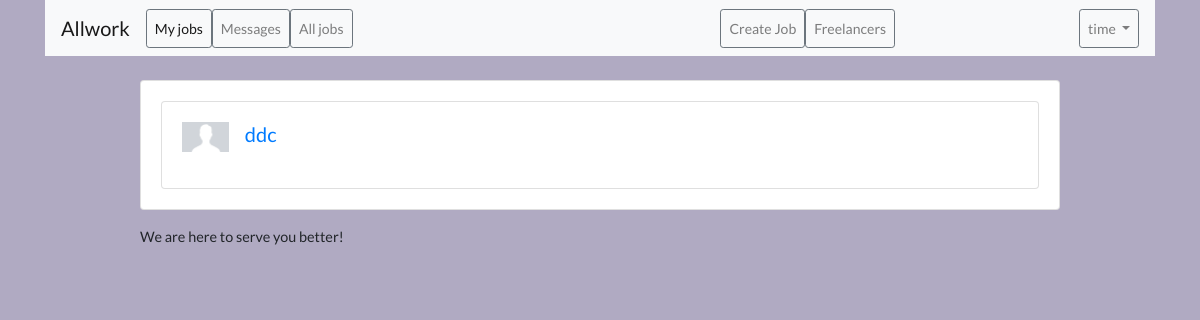
/freelancers/ (signed in), run on the app's committed database.
### user/models.py (models this page shows, shortened)
class User(AbstractBaseUser,PermissionsMixin):
    email=models.EmailField(unique=True)#邮箱，唯一属性
    username=models.CharField(max_length=100,unique=True)
    first_name=models.CharField(max_length=100,blank=True,null=True)
    last_name=models.CharField(max_length=100,blank=True,null=True)
    profile_photo = models.ImageField(upload_to='pic_folder',default='pic_folder/default.jpg')
    profile=models.TextField(null=True,blank=True)
    skills=TaggableManager(blank=True)
    is_owner= models.BooleanField('project_owner status',default=False)
    is_freelancer=models.BooleanField('freelancer status',default=False)
    date_created=models.DateTimeField(auto_now_add=True)
    date_modified=models.DateTimeField(auto_now=True)
    is_admin=models.BooleanField(default=False)
    is_superuser = models.BooleanField(default=False)
    is_staff=models.BooleanField(default=False)
    is_active = models.BooleanField(default=True)
    objects=UserManager()
    USERNAME_FIELD = 'username'  # 描述用户模型上用作唯一标识符的字段名称的字符串。
    REQUIRED_FIELDS = ['email', 'first_name', 'last_name']  # 通过createsuperuser管理命令创建用户时将提示的字段名称列表。
    class Meta:
        verbose_name="user"
        verbose_name_plural="users"

### user/views.py (the view)
# urls.py: path('',ListFreelancersView.as_view(),name='list_freelancer'),
class ListFreelancersView(ListView):
    model = User
    context_object_name = 'freelancers'
    template_name = 'users/freelancer_list.html'
    def get_queryset(self):
        return User.objects.filter(is_freelancer=True)

### user/templates/users/freelancer_list.html (shortened to what this page needs)
{% extends 'base.html' %}
{% load static %}
{% block styles %}
    <link rel="stylesheet" href="{% static 'css/profile.css' %}" />
{% endblock styles %}
{% block content %}
    <div class="card">
        <ul class="list-unstyled">
            {% for freelancer in freelancers %}
                <li class="media" style="margin: 20px">
                    <img class="mr-3" style="height: 30px" src="{{ MEDIA_URL }}{{ freelancer.profile_photo }}" alt="Generic placeholder image">
                    <div class="media-body">
                        <h5 class="mt-0 mb-1">
                            <a href="{% url 'user:user_profile' freelancer.username %}">{{ freelancer.username }}</a>
                        </h5>
                    </div>
                </li>
            {% endfor %}
        </ul>
    </div>
{% endblock %}

### templates/base.html (shortened to what this page needs)
{% load static %}
<!DOCTYPE html>
<html lang="en">
<head>
    <link rel="stylesheet" href="https://maxcdn.bootstrapcdn.com/bootstrap/4.0.0/css/bootstrap.min.css">
    <link rel="stylesheet" href="https://cdnjs.cloudflare.com/ajax/libs/font-awesome/4.7.0/css/font-awesome.min.css">
    <link rel="stylesheet" type="text/css" href="{% static 'css/fontello.css' %}" />
    <link rel="stylesheet" type="text/css" href="{% static 'css/app.css' %}" />
    {% if user.is_authenticated and user.is_owner %}
      <link rel="stylesheet" type="text/css" href="{% static 'css/owners.css' %}">
    {% else %}
      <link rel="stylesheet" type="text/css" href="{% static 'css/freelancers.css' %}">
    {% endif %}
    {% block styles %}
    {% endblock %}
</head>
<body>
    <div class="container">
        <nav class="navbar navbar-expand-lg navbar-light bg-light">
            <a class="navbar-brand" href="{% url 'home' %}" >Allwork</a>
            {% if user.is_authenticated %}
                <div class="collapse navbar-collapse" id="navbarNavDropdown">
                    <ul class="navbar-nav">
                        <li class="nav-item active">
                            <a class="nav-link btn btn-sm btn-outline-secondary float-right" href="{% url 'user:job_profile' user.username %}" >My jobs </a>
                        </li>
                        <li>
                            <a  href="{% url 'direct_messages:list_message' %}" class=" nav-link  btn btn-sm btn-outline-secondary float-right" type="button">Messages</a>
                        </li>
                        <li>
                            <a  href="{% url 'jobs:job_list' %}" class=" nav-link  btn btn-sm btn-outline-secondary float-right" type="button">All jobs</a>
                        </li>
                    </ul>
                </div>
            {% else %}
                <a href="{% url 'user:login' %}" class="btn btn-outline-success" role="button">Log in</a>
                <a href="{% url 'user:signup' %}" class="btn btn-outline-success" role="button">Sign up</a>
            {% endif %}
            {% if user.is_authenticated and user.is_owner %}
            <div class="collapse navbar-collapse justify-content-end" id="navbarCollapse">
                <ul class="navbar-nav">
                        <li class="nav-item">
                            <a href="{% url 'jobs:job_add'  %}" class="nav-link  btn btn-sm btn-outline-secondary float-right" type="button">Create Job</a>
                        </li>
                        <li class="nav-item">
                            <a href="{% url 'user:list_freelancer'%}" class="nav-link  btn btn-sm btn-outline-secondary float-right" type="button">Freelancers</a>
                        </li>
                </ul>
            </div>
            {% endif %}
            {% if user.is_authenticated %}
                <div class="collapse navbar-collapse justify-content-end" id="navbarCollapse">
                    <ul class="navbar-nav">
                        <li class="nav-item dropdown">
                        <a class="nav-link dropdown-toggle btn btn-sm btn-outline-secondary float-right" href="#" id="navbarDropdownMenuLink" data-toggle="dropdown" aria-haspopup="true" aria-expanded="false">
                            {{ user.username }}
                        </a>
                        </li>
                    </ul>
                </div>
            {% endif %}
        </nav>
    </div>
    <div class="container my-4">
        <div class="row justify-content-center">
            <div class="col-md-10 col-sm-12">
                <div class="card mb-3">
                    <div class="card-body">
                        {% block content %}
                        {% endblock %}
                    </div >
                </div>
                <footer>
                    We are here to serve you better!
                </footer>
            </div>
        </div>
    </div>
</body>
</html>

### static/css/app.css (style rules this page uses)
footer { font-size: .9rem; }

### user/static/css/owners.css (style rules this page uses)
body { background-color: #b0aac2; }

### user/static/css/profile.css (style rules this page uses)
body { font-family: 'Lato', 'sans-serif'; }

### data on the page
User: username "time"
User: profile_photo (placeholder picture), username "ddc"
